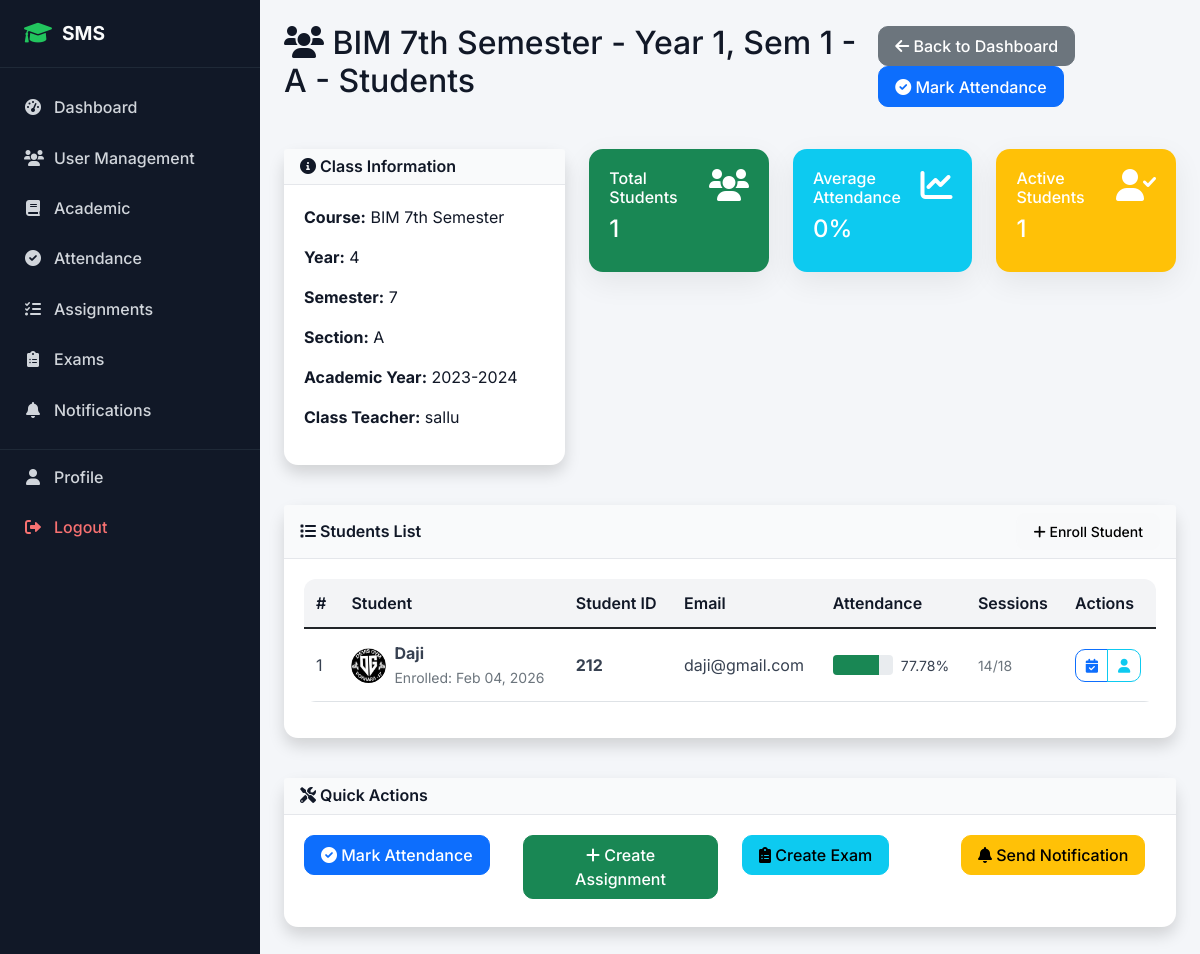
/academic/teacher/class/89/students/ (signed in), run on the app's committed database.
### academic/models.py (models this page shows, shortened)
class Class(models.Model):
    name = models.CharField(max_length=50)
    course = models.ForeignKey(Course, on_delete=models.CASCADE)
    year = models.PositiveIntegerField()  # 1st year, 2nd year, etc.
    semester = models.PositiveIntegerField()
    section = models.CharField(max_length=10)
    academic_year = models.ForeignKey(AcademicYear, on_delete=models.CASCADE)
    class_teacher = models.ForeignKey(TeacherProfile, on_delete=models.SET_NULL, null=True, blank=True, related_name='class_teacher_for')
    class Meta:
        unique_together = ['course', 'year', 'semester', 'section', 'academic_year']

class Course(models.Model):
    name = models.CharField(max_length=100)
    code = models.CharField(max_length=20, unique=True)
    department = models.ForeignKey(Department, on_delete=models.CASCADE)
    duration_years = models.PositiveIntegerField(default=4)
    description = models.TextField(blank=True)

class AcademicYear(models.Model):
    year = models.CharField(max_length=20, unique=True)  # e.g., "2023-2024"
    start_date = models.DateField()
    end_date = models.DateField()
    is_current = models.BooleanField(default=False)

class StudentEnrollment(models.Model):
    student = models.ForeignKey(StudentProfile, on_delete=models.CASCADE)
    class_enrolled = models.ForeignKey(Class, on_delete=models.CASCADE)
    enrollment_date = models.DateField(auto_now_add=True)
    is_active = models.BooleanField(default=True)
    class Meta:
        unique_together = ['student', 'class_enrolled']

### accounts/models.py (models this page shows, shortened)
class TeacherProfile(models.Model):
    user = models.OneToOneField(User, on_delete=models.CASCADE, related_name='teacher_profile')
    employee_id = models.CharField(max_length=20, unique=True)
    qualification = models.CharField(max_length=200)
    experience_years = models.PositiveIntegerField(default=0)
    specialization = models.CharField(max_length=100)
    joining_date = models.DateField()

class User(AbstractUser):
    USER_TYPE_CHOICES = (
        ('admin', 'Admin'),
        ('student', 'Student'),
        ('teacher', 'Teacher'),
        ('parent', 'Parent'),
    )
    user_type = models.CharField(max_length=10, choices=USER_TYPE_CHOICES)
    phone_regex = RegexValidator(regex=r'^\+?1?\d{9,15}$', message="Phone number must be entered in the format: '+999999999'. Up to 15 digits allowed.")
    phone_number = models.CharField(validators=[phone_regex], max_length=17, blank=True)
    address = models.TextField(blank=True)
    date_of_birth = models.DateField(null=True, blank=True)
    profile_picture = models.ImageField(upload_to='profile_pics/', blank=True, null=True)
    is_active = models.BooleanField(default=True)
    created_at = models.DateTimeField(auto_now_add=True)
    updated_at = models.DateTimeField(auto_now=True)

class StudentProfile(models.Model):
    user = models.OneToOneField(User, on_delete=models.CASCADE, related_name='student_profile')
    student_id = models.CharField(max_length=20, unique=True)
    admission_date = models.DateField()
    guardian_name = models.CharField(max_length=100)
    guardian_phone = models.CharField(max_length=17)
    guardian_email = models.EmailField()
    emergency_contact = models.CharField(max_length=17)
    blood_group = models.CharField(max_length=5, blank=True)

### academic/views.py (the view, shortened to what this page needs)
# urls.py: path('teacher/class/<int:class_id>/students/', views.teacher_class_students, name='teacher_class_students'),
@login_required
def teacher_class_students(request, class_id):
    class_obj = get_object_or_404(Class, id=class_id)
    enrollments = StudentEnrollment.objects.filter(
        class_enrolled=class_obj,
        is_active=True
    ).select_related('student__user').order_by('student__user__first_name', 'student__user__last_name')
    from attendance.models import AttendanceRecord
    student_data = []
    for enrollment in enrollments:
        student = enrollment.student
        attendance_records = AttendanceRecord.objects.filter(student=student)
        total_sessions = attendance_records.count()
        present_sessions = attendance_records.filter(status__in=['present', 'late']).count()
        attendance_percentage = (present_sessions / total_sessions * 100) if total_sessions > 0 else 0
        student_data.append({
            'enrollment': enrollment,
            'student': student,
            'total_sessions': total_sessions,
            'present_sessions': present_sessions,
            'attendance_percentage': round(attendance_percentage, 2)
        })
    context = {
        'class_obj': class_obj,
        'student_data': student_data,
        'can_manage': request.user.user_type in ['admin', 'teacher']
    }
    return render(request, 'academic/teacher_class_students.html', context)

### templates/academic/teacher_class_students.html (shortened to what this page needs)
{% extends 'base.html' %}
{% block content %}
<div class="row">
    <div class="col-12">
        <div class="d-flex justify-content-between align-items-center mb-4">
            <h2><i class="fas fa-users"></i> {{ class_obj.name }} - Students</h2>
            <div>
                <a href="{% url 'accounts:dashboard' %}" class="btn btn-secondary">
                    <i class="fas fa-arrow-left"></i> Back to Dashboard
                </a>
                {% if can_manage %}
                <a href="{% url 'attendance:mark_attendance' %}" class="btn btn-primary">
                    <i class="fas fa-check-circle"></i> Mark Attendance
                </a>
                {% endif %}
            </div>
        </div>
    </div>
</div>
<div class="row mb-4">
    <div class="col-lg-4">
        <div class="card shadow">
            <div class="card-header bg-primary text-white">
                <h6 class="m-0"><i class="fas fa-info-circle"></i> Class Information</h6>
            </div>
            <div class="card-body">
                <p><strong>Course:</strong> {{ class_obj.course.name }}</p>
                <p><strong>Year:</strong> {{ class_obj.year }}</p>
                <p><strong>Semester:</strong> {{ class_obj.semester }}</p>
                <p><strong>Section:</strong> {{ class_obj.section }}</p>
                <p><strong>Academic Year:</strong> {{ class_obj.academic_year.year }}</p>
                {% if class_obj.class_teacher %}
                <p><strong>Class Teacher:</strong> {{ class_obj.class_teacher.user.get_full_name|default:class_obj.class_teacher.user.username }}</p>
                {% endif %}
            </div>
        </div>
    </div>
    <div class="col-lg-8">
        <div class="row">
            <div class="col-md-4 mb-3">
                <div class="card bg-success text-white">
                    <div class="card-body">
                        <div class="d-flex justify-content-between">
                            <div>
                                <h6>Total Students</h6>
                                <h4>{{ student_data|length }}</h4>
                            </div>
                            <i class="fas fa-users fa-2x"></i>
                        </div>
                    </div>
                </div>
            </div>
            <div class="col-md-4 mb-3">
                <div class="card bg-info text-white">
                    <div class="card-body">
                        <div class="d-flex justify-content-between">
                            <div>
                                <h6>Average Attendance</h6>
                                <h4>
                                    {% if student_data %}
                                        {% with total_percentage=0 %}
                                            {{ total_percentage|floatformat:0 }}%
                                        {% endwith %}
                                    {% else %}
                                        0%
                                    {% endif %}
                                </h4>
                            </div>
                            <i class="fas fa-chart-line fa-2x"></i>
                        </div>
                    </div>
                </div>
            </div>
            <div class="col-md-4 mb-3">
                <div class="card bg-warning text-white">
                    <div class="card-body">
                        <div class="d-flex justify-content-between">
                            <div>
                                <h6>Active Students</h6>
                                <h4>{{ student_data|length }}</h4>
                            </div>
                            <i class="fas fa-user-check fa-2x"></i>
                        </div>
                    </div>
                </div>
            </div>
        </div>
    </div>
</div>
<div class="row">
    <div class="col-12">
        <div class="card shadow">
            <div class="card-header bg-success text-white d-flex justify-content-between align-items-center">
                <h6 class="m-0"><i class="fas fa-list"></i> Students List</h6>
                {% if can_manage %}
                <div>
                    <a href="{% url 'academic:enrollment_list' %}" class="btn btn-sm btn-light">
                        <i class="fas fa-plus"></i> Enroll Student
                    </a>
                </div>
                {% endif %}
            </div>
            <div class="card-body">
                {% if student_data %}
                <div class="table-responsive">
                    <table class="table table-hover">
                        <thead>
                            <tr>
                                <th>#</th>
                                <th>Student</th>
                                <th>Student ID</th>
                                <th>Email</th>
                                <th>Attendance</th>
                                <th>Sessions</th>
                                {% if can_manage %}
                                <th>Actions</th>
                                {% endif %}
                            </tr>
                        </thead>
                        <tbody>
                            {% for data in student_data %}
                            <tr>
                                <td>{{ forloop.counter }}</td>
                                <td>
                                    <div class="d-flex align-items-center">
                                        {% if data.student.user.profile_picture %}
                                            <img src="{{ data.student.user.profile_picture.url }}" class="rounded-circle me-2" width="35" height="35">
                                        {% else %}
                                            <div class="bg-secondary rounded-circle d-flex align-items-center justify-content-center me-2" style="width: 35px; height: 35px;">
                                                <i class="fas fa-user text-white"></i>
                                            </div>
                                        {% endif %}
                                        <div>
                                            <strong>{{ data.student.user.get_full_name|default:data.student.user.username }}</strong>
                                            <br><small class="text-muted">Enrolled: {{ data.enrollment.enrollment_date|date:"M d, Y" }}</small>
                                        </div>
                                    </div>
                                </td>
                                <td><strong>{{ data.student.student_id }}</strong></td>
                                <td>{{ data.student.user.email }}</td>
                                <td>
                                    <div class="d-flex align-items-center">
                                        <div class="progress me-2" style="width: 60px; height: 20px;">
                                            {% if data.attendance_percentage >= 75 %}
                                                <div class="progress-bar bg-success" style="width: {{ data.attendance_percentage }}%"></div>
                                            {% elif data.attendance_percentage >= 50 %}
                                                <div class="progress-bar bg-warning" style="width: {{ data.attendance_percentage }}%"></div>
                                            {% else %}
                                                <div class="progress-bar bg-danger" style="width: {{ data.attendance_percentage }}%"></div>
                                            {% endif %}
                                        </div>
                                        <small>{{ data.attendance_percentage }}%</small>
                                    </div>
                                </td>
                                <td>
                                    <small class="text-muted">{{ data.present_sessions }}/{{ data.total_sessions }}</small>
                                </td>
                                {% if can_manage %}
                                <td>
                                    <div class="btn-group" role="group">
                                        <a href="{% url 'attendance:view_attendance' %}?student={{ data.student.id }}" class="btn btn-sm btn-outline-primary" title="View Attendance">
                                            <i class="fas fa-calendar-check"></i>
                                        </a>
                                        <a href="{% url 'accounts:profile' %}?user={{ data.student.user.id }}" class="btn btn-sm btn-outline-info" title="View Profile">
                                            <i class="fas fa-user"></i>
                                        </a>
                                    </div>
                                </td>
                                {% endif %}
                            </tr>
                            {% endfor %}
                        </tbody>
                    </table>
                </div>
                {% endif %}
            </div>
        </div>
    </div>
</div>
{% if can_manage and student_data %}
<div class="row mt-4">
    <div class="col-12">
        <div class="card shadow">
            <div class="card-header bg-warning text-white">
                <h6 class="m-0"><i class="fas fa-tools"></i> Quick Actions</h6>
            </div>
            <div class="card-body">
                <div class="row">
                    <div class="col-md-3 mb-2">
                        <a href="{% url 'attendance:mark_attendance' %}" class="btn btn-primary btn-block">
                            <i class="fas fa-check-circle"></i> Mark Attendance
                        </a>
                    </div>
                    <div class="col-md-3 mb-2">
                        <a href="{% url 'academic:create_assignment' %}" class="btn btn-success btn-block">
                            <i class="fas fa-plus"></i> Create Assignment
                        </a>
                    </div>
                    <div class="col-md-3 mb-2">
                        <a href="{% url 'examination:create_exam' %}" class="btn btn-info btn-block">
                            <i class="fas fa-clipboard-list"></i> Create Exam
                        </a>
                    </div>
                    <div class="col-md-3 mb-2">
                        <a href="{% url 'notifications:create_notification' %}" class="btn btn-warning btn-block">
                            <i class="fas fa-bell"></i> Send Notification
                        </a>
                    </div>
                </div>
            </div>
        </div>
    </div>
</div>
{% endif %}
{% endblock %}

### data on the page
Class: name "BIM 7th Semester - Year 1, Sem 1 - A", course.name "BIM 7th Semester", year "4", semester "7", section "A", academic_year.year "2023-2024", class_teacher.user.get_full_name "sallu"
StudentEnrollment: student.user.profile_picture (picture), student.user.get_full_name "Daji", enrollment.enrollment_date "Feb 04, 2026", student.student_id "212", student.user.email "daji@gmail.com", attendance_percentage "77.78", present_sessions "14", total_sessions "18"

### other printed values
{{ student_data|length }} "1"
{{ total_percentage|floatformat:0 }} "0"
